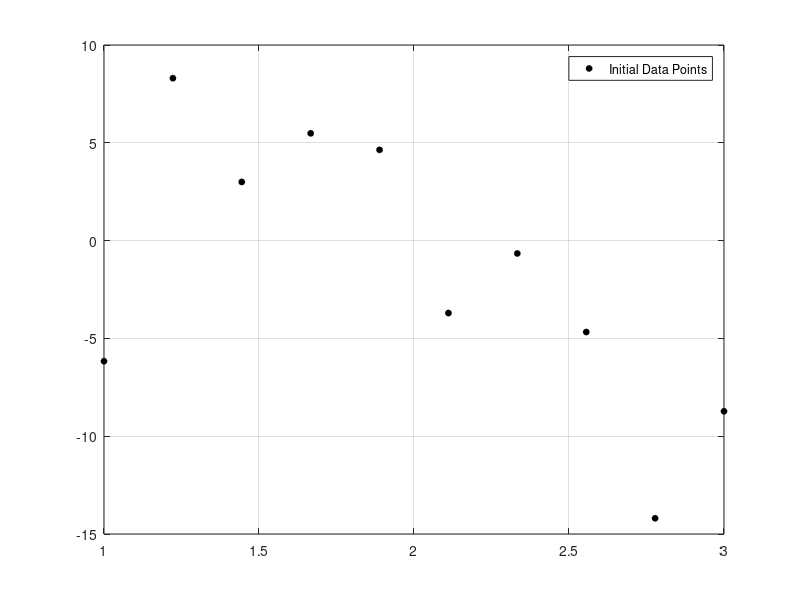

Source code (MATLAB): (Note: this script raises an error after producing the figure.)
% Project 2 -- Least Squares Fitting
% Jack Kufa

% Grab coords and put each entry in separate row
T = dlmread('data.txt');
x = T(1,1:10); x=x';
y = T(2,1:10); y = y';
% given degrees
n = [3; 5; 6];

% Plot Initial points
fig = figure("Name","Project 2","NumberTitle","off",'Renderer', 'painters', 'Position', [10 10 1200 675]);
plot(x,y,'ro','LineWidth',1, 'MarkerEdgeColor', 'k', 'MarkerFaceColor', 'k', 'MarkerSize' ,4)
lgd = legend('Initial Data Points'); grid on; hold on;

% For each degree, calculate Least Squares Fit
for i=1:size(n)
    % Vars that need to reset
    b2 = 0;
    A = [];
    
    % For polyfit, we need to find A for Ax*=b
    % A's dimensions are determined by the degree
    for idx=0:n(i,1)
        A = [A,x.^idx];
    end
    
    % Now find x* and b.
    xStar = (A'*A)\(A'*y); % use mldivide because it is more accurate than inverting
    b = A*xStar; % coefficients for both sets of linear equations
    
    % For trigfit, we need coefficients x*, degree, and x value
    for(j=size(xStar,1))
        b2 = b2 + xStar(j,1)*sin(j*x); 
    end
    
    % Calculate error
    e1 = sqrt(sum(abs(b-y).^2/size(x,1)));  % Poly
    e2 = sqrt(sum(abs(b2-y).^2/size(x,1))); % Trig
    disp("================================")
    disp("FOR N = " + n(i,1) + ":")
    disp("--------------------------------")
    disp("Polynomial LS Error = " + e1)
    disp("Trigonometric LS Error = "+ e2)
    disp("================================")
    fprintf('\n')
    
    % Plot fits
    plot(x,b,'LineWidth',2,'DisplayName',"Polynomial LS for N = " + n(i,1))
    plot(x,b2,'LineWidth',2,'DisplayName',"Trigonometric LS for N = " + n(i,1))
    % Do this so legend gets refreshed
    lgd = legend('off');lgd = legend('show');
    set(lgd,'color','none')
end
hold off

saveas(fig,'~/Octokitty/Work/School/Math1308/Project 2/graph.png');